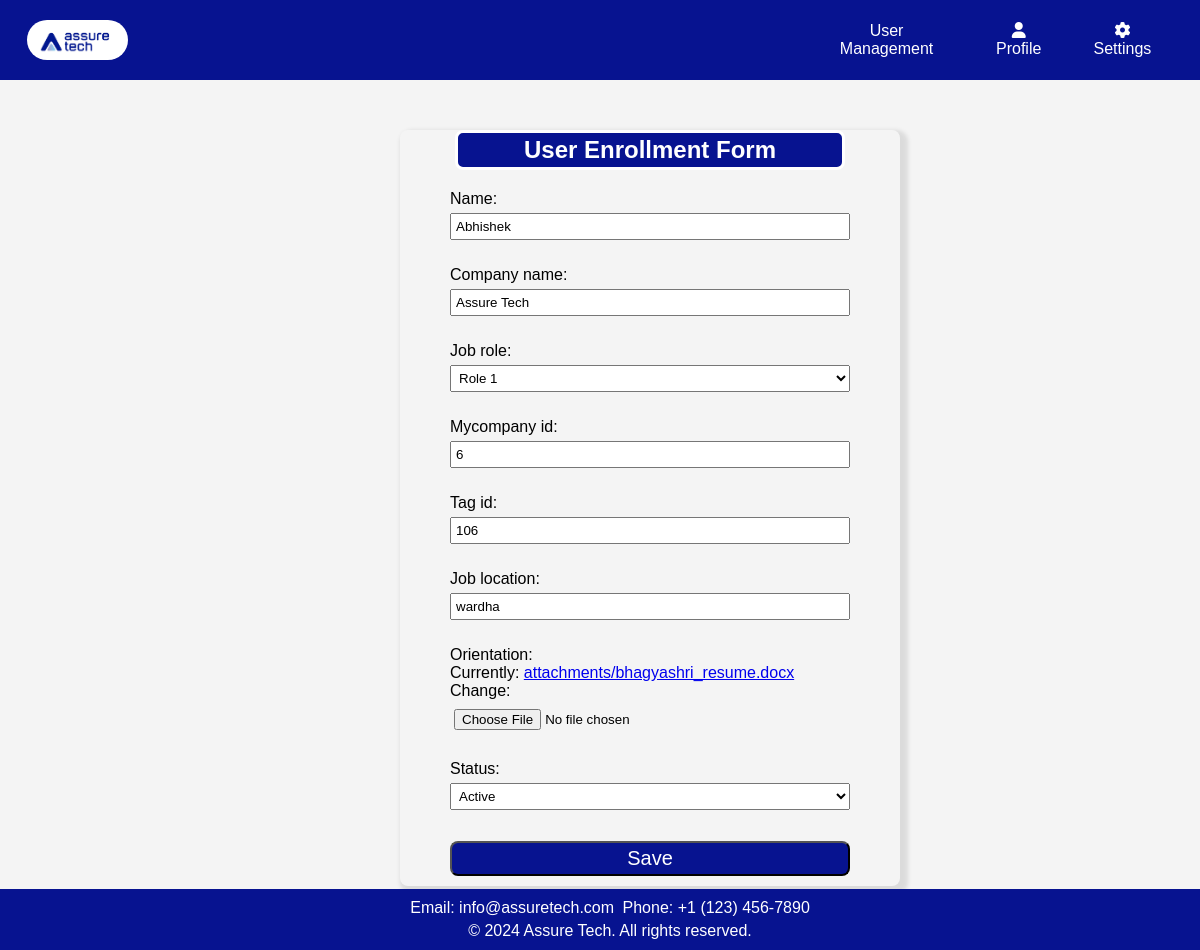
The app's page /update/6/, older data.
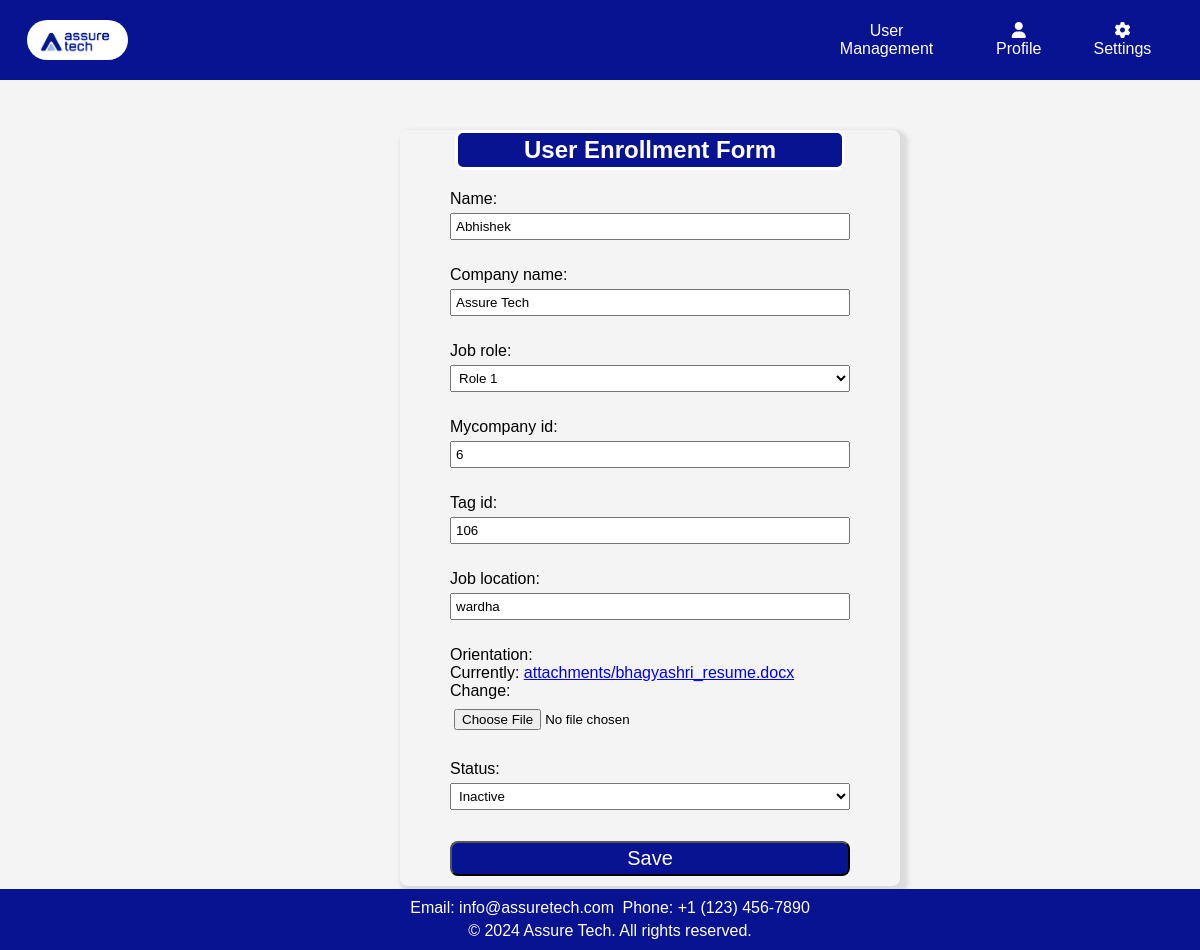
The same page, newer data.
### app1/models.py (models this page shows, shortened)
class UserEnrolled(models.Model):
    name = models.CharField(max_length=255)
    company_name = models.CharField(max_length=100)
    job_role = models.CharField(max_length=100, choices=[
        ('role1', 'Role 1'),
        ('role2', 'Role 2'),
    ])
    mycompany_id = models.IntegerField(unique=True)
    tag_id = models.IntegerField(unique=True)
    job_location = models.CharField(max_length=100)
    orientation = models.FileField(upload_to='attachments/', validators=[FileExtensionValidator(['pdf', 'doc', 'docx', 'jpeg', 'jpg'])])
    status = models.CharField(max_length=10, choices=[
        ('active', 'Active'),
        ('inactive', 'Inactive'),
    ])

### app1/views.py (the view)
# urls.py: path('update/<int:pk>/', UpdateData.as_view(), name='user_update'),
class UpdateData(UpdateView):
    model = UserEnrolled
    fields = '__all__'
    template_name = 'app1/add_user.html'
    success_url = reverse_lazy('get_all')

### app1/templates/app1/add_user.html (shortened to what this page needs)
<!DOCTYPE html>
<html lang="en">
<head>
    <link rel="stylesheet" href="https://cdnjs.cloudflare.com/ajax/libs/font-awesome/5.15.3/css/all.min.css">
    <link rel="stylesheet" href="https://cdnjs.cloudflare.com/ajax/libs/font-awesome/6.0.0/css/all.min.css">
    {% load static %}
</head>
<body>
    <header>
        <nav class="nav">
            <a class="logo" href="#"><img src="{% static 'app1/images/logo.jpg' %}" alt="Logo"></a>
            <a class="r1" href="{% url 'get_all' %}">User Management</a>
            <div class="dropdown">
                <a href="#" class="dropbtn"><i class="fas fa-user"></i>Profile</a>
            </div>
            <div class="dropdown">
                <a href="#" class="dropbtn"><i class="fas fa-cog"></i>Settings</a>
            </div>
        </nav>
    </header>
    <div class="container">
        <h2>User Enrollment Form</h2>
    <form method="post" action="" enctype="multipart/form-data">
        {{ form.as_p }}
        <input type="submit" value="Save">
    </form>
    </div>
    <footer>
        <p>Email: info@assuretech.com</p>
        <p>Phone: +1 (123) 456-7890</p>
        <div class="footer-bottom">
            <p>&copy; 2024 Assure Tech. All rights reserved.</p>
        </div>
    </footer>
</body>
</html>

Row changes from the older to the newer data that the page shows:
changed UserEnrolled "Abhishek": status "Active" → "Inactive"
